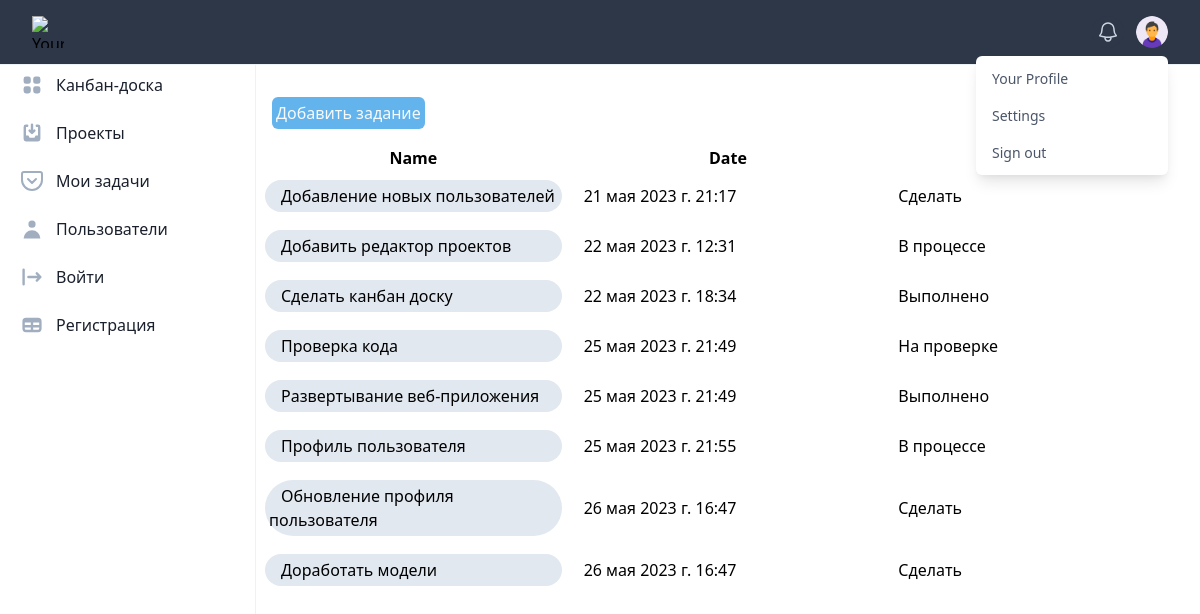
The page /tasks (signed in) on the database its author committed.
### board/models.py (models this page shows, shortened)
class Task(models.Model):
    class boardNames(models.TextChoices):
        ToDo = 'Сделать'
        InProgress = 'В процессе'
        Review = 'На проверке'
        Done = 'Выполнено'
    owner = models.ForeignKey('auth.User', on_delete=models.CASCADE,
                              related_name='tasks')
    uuid = models.UUIDField(default=uuid.uuid4, unique=True, primary_key=True,
                            editable=False)
    name = models.CharField(max_length=500, default="Name")
    boardName = models.CharField(max_length=12, choices=boardNames.choices,
                                 default=boardNames.ToDo)
    date = models.DateTimeField(auto_now_add=True)
    project = models.ForeignKey('board.Project', on_delete=models.CASCADE, related_name='tasks')
    class Meta:
        verbose_name = 'Задача'
        verbose_name_plural = 'Задачи'

### board/views.py (the view)
# urls.py: path('tasks', views.task_list, name='tasks'),
@login_required
def task_list(request):
    all_tasks = []
    t_list = request.user.tasks.all()
    for t in t_list:
        t_dict = {
            'uuid': str(t.uuid),
            'name': t.name if t.name is not None else 'Без названия',
            'boardName': t.boardName,
            'date': str(localize(t.date))
        }
        all_tasks.append(t_dict)
    return render(request, 'task_list.html', {'tasks': all_tasks})

### board/templates/task_list.html (shortened to what this page needs)
{% extends "base.html" %}
{% load crispy_forms_tags %}
{% block content %}
<div class="pt-4">
    <button class="rounded-md m-4 bg-blue-400 p-1 hover:bg-blue-300">
        <span class="text-gray-100">
            Добавить задание
        </span>
    </button>
    <table class="table-fixed w-full">
        <thead>
        <tr>
            <th>Name</th>
            <th>Date</th>
            <th>Board Name</th>
        </tr>
        </thead>
        <tbody>
        {% for task in tasks %}
        <tr class="hover:bg-gray-100 dark:hover:bg-gray-700 rounded-full">
            <td class="">
                <div class="rounded-full bg-gray-300 p-1 m-2">
                    <span class="flex-1 ml-3 whitespace-nowrap">
                            {{ task.name }}
                    </span>
                </div>
            </td>
            <td class="w-16">
                <span class="flex-1 ml-3 whitespace-nowrap">
                    {{ task.date }}
                </span>
            </td>
            <td class="">
                <span class="flex-1 ml-3 whitespace-nowrap">
                    {{ task.boardName }}
                </span>
            </td>
        </tr>
        {% endfor %}
        </tbody>
    </table>
</div>
{% endblock %}

### board/templates/base.html (shortened to what this page needs)
{% load static %}
<!DOCTYPE html>
<html lang="ru">
<head>
    <link href="https://unpkg.com/tailwindcss@^1.0/dist/tailwind.min.css" rel="stylesheet">
    <link rel="stylesheet" href="https://unicons.iconscout.com/release/v4.0.0/css/line.css">
</head>
<body>
<div class="min-h-full">
    <nav x-data="header()" class="bg-gray-800 top-0 z-50 w-full bg-white border-b border-gray-200 ">
        <div class="mx-auto max-w-7xl px-4 sm:px-6 lg:px-8">
            <div class="flex h-16 items-center justify-between">
                <div class="flex items-center">
                    <div class="flex-shrink-0">
                        <img class="h-8 w-8" src="https://tailwindui.com/img/logos/mark.svg?color=indigo&shade=500"
                             alt="Your Company">
                    </div>
                </div>
                <div class="hidden md:block">
                    <div class="ml-4 flex items-center md:ml-6">
                        <button type="button"
                                class="rounded-full bg-gray-800 p-1 text-gray-400 hover:text-white focus:outline-none focus:ring-2 focus:ring-white focus:ring-offset-2 focus:ring-offset-gray-800">
                        </button>
                        <div class="relative ml-3">
                            <div>
                                <button type="button"
                                        data-dropdown-toggle="dropdown-user"
                                        class="flex max-w-xs items-center rounded-full bg-gray-800 text-sm focus:outline-none focus:ring-2 focus:ring-white focus:ring-offset-2 focus:ring-offset-gray-800"
                                        id="user-menu-button" aria-expanded="false" aria-haspopup="true">
                                    <img class="h-8 w-8 rounded-full"
                                         src="{% static 'profile_icon1.png' %}"
                                         alt="">
                                </button>
                            </div>
                            <div class="absolute right-0 z-10 mt-2 w-48 origin-top-right rounded-md bg-white py-1 shadow-lg ring-1 ring-black ring-opacity-5 focus:outline-none"
                                 role="menu" aria-orientation="vertical" aria-labelledby="user-menu-button"
                                 tabindex="-1"
                                 id="dropdown-user">
                                <a href="/profile" class="block px-4 py-2 text-sm text-gray-700" role="menuitem"
                                   tabindex="-1"
                                   id="user-menu-item-0">Your Profile</a>
                                <a href="/settings" class="block px-4 py-2 text-sm text-gray-700" role="menuitem"
                                   tabindex="-1"
                                   id="user-menu-item-1">Settings</a>
                                <a href="/logout" class="block px-4 py-2 text-sm text-gray-700" role="menuitem"
                                   tabindex="-1"
                                   id="user-menu-item-2">Sign out</a>
                            </div>
                        </div>
                    </div>
                </div>
            </div>
        </div>
    </nav>
    <main>
        <div class="flex flex-row">
            <div>
                <div class="mx-auto max-w-7x4">
                    <div id="logo-sidebar"
                         class="top-0 left-0 z-40 w-64 h-screen transition-transform -translate-x-full bg-white border-r border-gray-200 sm:translate-x-0 dark:bg-gray-800 dark:border-gray-700"
                         aria-label="Sidebar">
                        <div class="h-full px-3 pb-4 overflow-y-auto bg-white dark:bg-gray-800">
                            <ul class="space-y-2 font-medium">
                                <li>
                                    <a href="/"
                                       class="flex items-center p-2 text-gray-900 rounded-lg dark:text-white hover:bg-gray-100 dark:hover:bg-gray-700">
                                        <span class="flex-1 ml-3 whitespace-nowrap">Канбан-доска</span>
                                    </a>
                                </li>
                                <li>
                                    <a href="/projects"
                                       class="flex items-center p-2 text-gray-900 rounded-lg dark:text-white hover:bg-gray-100 dark:hover:bg-gray-700">
                                        <span class="flex-1 ml-3 whitespace-nowrap">Проекты</span>
                                       </a>
                                </li>
                                <li>
                                    <a href="/tasks"
                                       class="flex items-center p-2 text-gray-900 rounded-lg dark:text-white hover:bg-gray-100 dark:hover:bg-gray-700">
                                        <span class="flex-1 ml-3 whitespace-nowrap">Мои задачи</span>
                                    </a>
                                </li>
                                <li>
                                    <a href="/users"
                                       class="flex items-center p-2 text-gray-900 rounded-lg dark:text-white hover:bg-gray-100 dark:hover:bg-gray-700">
                                        <span class="flex-1 ml-3 whitespace-nowrap">Пользователи</span>
                                    </a>
                                </li>
                                <li>
                                    <a href="#"
                                       class="flex items-center p-2 text-gray-900 rounded-lg dark:text-white hover:bg-gray-100 dark:hover:bg-gray-700">
                                        <span class="flex-1 ml-3 whitespace-nowrap">Войти</span>
                                    </a>
                                </li>
                                <li>
                                    <a href="#"
                                       class="flex items-center p-2 text-gray-900 rounded-lg dark:text-white hover:bg-gray-100 dark:hover:bg-gray-700">
                                        <span class="flex-1 ml-3 whitespace-nowrap">Регистрация</span>
                                    </a>
                                </li>
                            </ul>
                        </div>
                    </div>
                </div>
            </div>
            <div class="w-full">
                {% block content %} {% endblock %}
            </div>
        </div>
    </main>
</div>
</body>
</html>

### rows shown on the page
Task: name "Добавление новых пользователей", boardName "Сделать"
Task: name "Добавить редактор проектов", boardName "В процессе"
Task: name "Сделать канбан доску", boardName "Выполнено"
Task: name "Проверка кода", boardName "На проверке"
Task: name "Развертывание веб-приложения", boardName "Выполнено"
Task: name "Профиль пользователя", boardName "В процессе"
Task: name "Обновление профиля пользователя", boardName "Сделать"
Task: name "Доработать модели", boardName "Сделать"

### other values the page prints
{{ task.date }} "21 мая 2023 г. 21:17" "22 мая 2023 г. 12:31" "22 мая 2023 г. 18:34" "25 мая 2023 г. 21:49" "25 мая 2023 г. 21:49" "25 мая 2023 г. 21:55" "26 мая 2023 г. 16:47" "26 мая 2023 г. 16:47"
